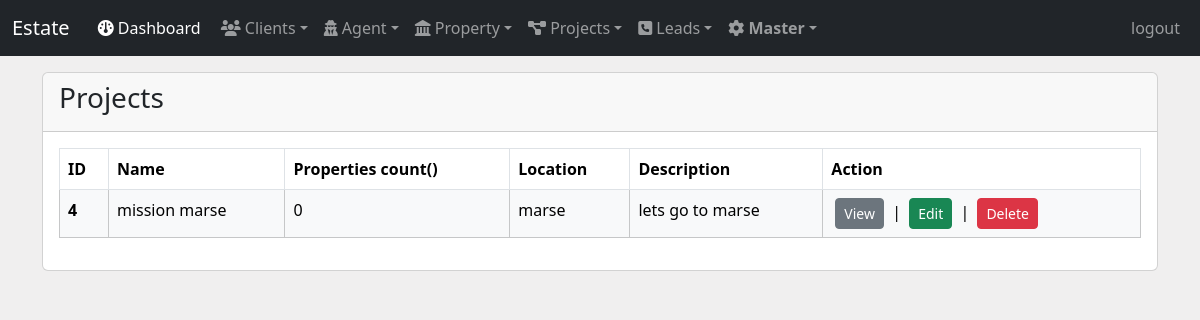
The app's page /list_projects (signed in) with its own data.
### main/models.py (models this page shows, shortened)
class Project(models.Model):
  project_name = models.CharField( max_length=100)
  add_properties = models.ManyToManyField("Property", related_name='project', blank=True)
  project_location = models.CharField( max_length=50)
  project_area = models.CharField( max_length=50)
  project_description = models.TextField(max_length=1000)
  owner = models.IntegerField(blank=False, default=1)

### main/views.py (the view)
# urls.py: path('list_projects', views.list_projects, name='list_projects' ),
def list_projects(request):
    projects = Project.objects.filter(owner=request.user.id).order_by('-id')
    return render(request, "list_project.html", {"projects" : projects} )

### main/templates/list_project.html (shortened to what this page needs)
{% extends "base.html" %}
{% block content %}
  <div class='container my-3'>
    <div class="card">
      <div class="card-header">
        <h3>Projects</h3>
      </div>
      <div class="card-body">
        <table class="table table-bordered table-hover">
          <thead>
            <tr>
              <th scope="col">ID</th>
              <th scope="col">Name</th>
              <th scope="col">Properties count()</th>
              <th scope="col">Location</th>
              <th scope="col">Description</th>
              <th scope="col">Action</th>
            </tr>
          </thead>
          <tbody>
            {% for project in projects %}
              <tr class="table-light">
                <th scope="row">{{ project.id }}</th>
                <td class="text-truncate" style="max-width: 150px;">{{ project.project_name }}</td>
                {% if project.add_properties.all %}
                  <td>{{ project.add_properties.all|length }}</td>
                {% else %}
                  <td>0</td>
                {% endif  %}
                <td class="text-truncate" style="max-width: 100px;">{{ project.project_location }}</td>
                <td class="text-truncate" style="max-width: 150px;">{{ project.project_description }}</td>
                <td><a class='btn btn-secondary btn-sm mx-1' href="{% url "view_project" project.id %}">View</a> | <a class='btn btn-success btn-sm mx-1' href="{% url "edit_project" project.id %}">Edit</a> | <a class='btn btn-danger btn-sm mx-1' href="{% url "delete_project" project.id %}" onclick="return confirm('Are you sure u want to delete this client?')">Delete</a></td>
              </tr>
            {% endfor %}
          </tbody>
        </table>
      </div>
    </div>
  </div>
{% endblock content %}

### main/templates/base.html (style rules this page uses)
body { background-color: rgb(240, 239, 239); }

### records on screen
Project: id "4", project_name "mission marse", shows "0", project_location "marse", project_description "lets go to marse"
